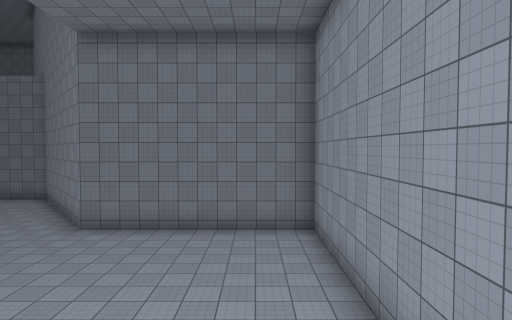
View 1 (above)

12 first-person views from a walk through a 3-D level made in the Unity game engine. The camera is 1.4 m above the floor, tilts 2° down and sees 75° across. The floor is counted in squares, 2 m on a side. Each view is taken from the middle of a square. On the plan, view 1 faces up. The plan holds only what a view shows up to about 10 squares ahead; the rest is blank. The place goes on beyond the plan. The player is left out. Some surface patterns are stand-ins.

View 2
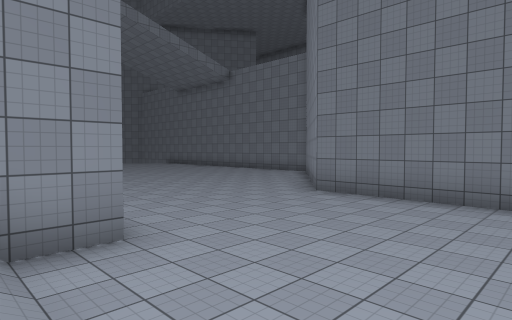

View 3
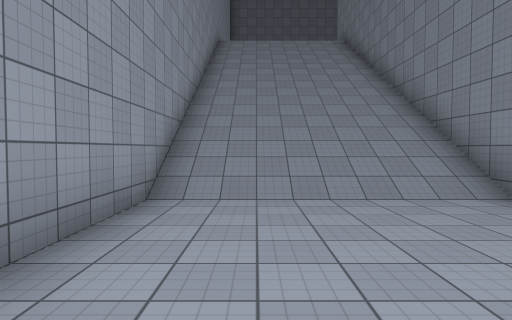

View 4
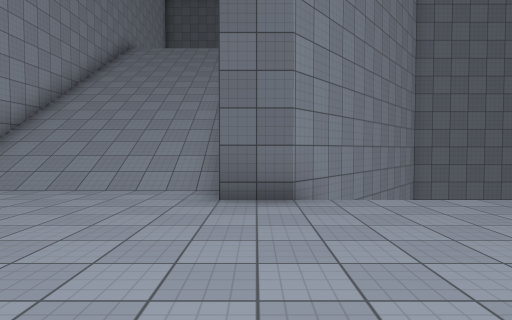

View 5
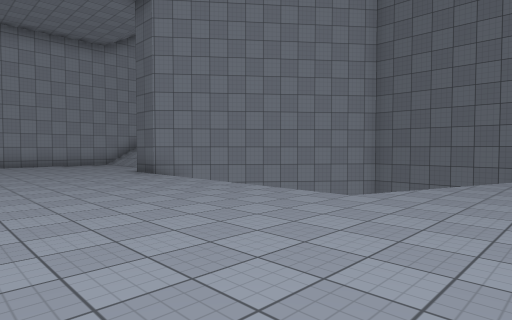

View 6
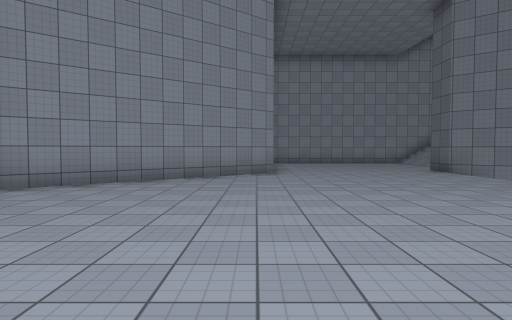

View 7
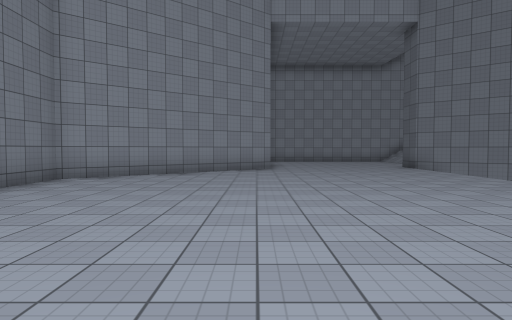

View 8
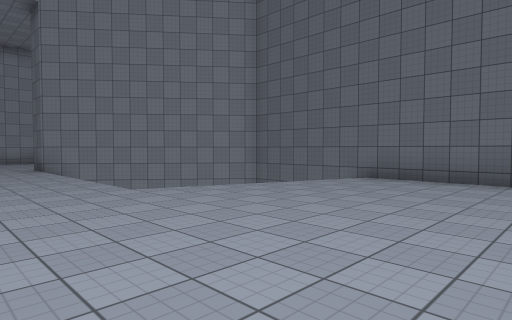

View 9
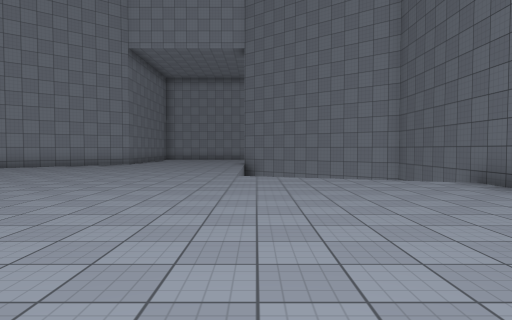

View 10
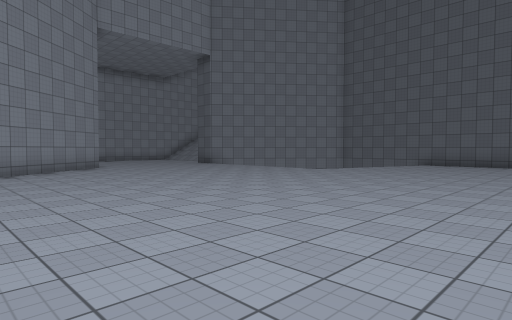

View 11
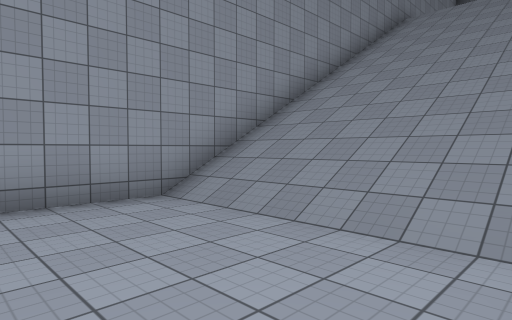

View 12
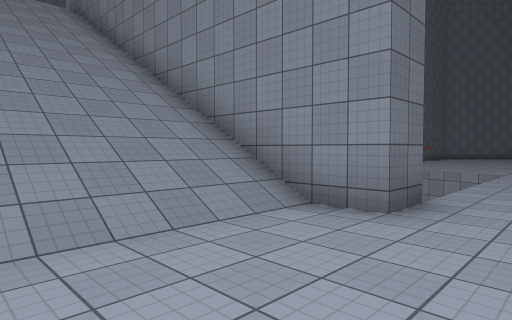

### Floor plan
Key: @ floor where view 1 was taken; # wall or solid block; . floor; / step, stairs or slope; v drop or lower ground.
Columns run from 19 left of view 1 to 2 right of it. Each row starts with its distance up from view 1.
 14            #
 13   ..... ...##
 12   ..........##
 11   ...........#
 10   ............#
  9   ............########
  8    ..................#
  7    ..................#
  6    ..................#
  5   ...................#
  4  ....................#
  3 .........     ##.....#
  2  .......v    v##/////#
  1   ......v   v# #/////#
  0    .....   v## #///@/#
 -1     ...vvvv##  #/////#
 -2       ######   #/////#
 -3                #/////#
 -4                #/////#
 -5                #/////#
 -6                #/////

Where each view was taken, in squares from view 1:
view 1: 0 up, 0 right, facing up
view 2: 2 up, 0 right, facing up-left
view 3: 7 up, 0 right, facing down
view 4: 8 up, 4 left, facing down
view 5: 8 up, 13 left, facing down-right
view 6: 9 up, 14 left, facing right
view 7: 9 up, 16 left, facing right
view 8: 6 up, 16 left, facing down-right
view 9: 3 up, 19 left, facing right
view 10: 13 up, 17 left, facing down-right
view 11: 5 up, 3 left, facing down-right
view 12: 5 up, 0 right, facing down-left
